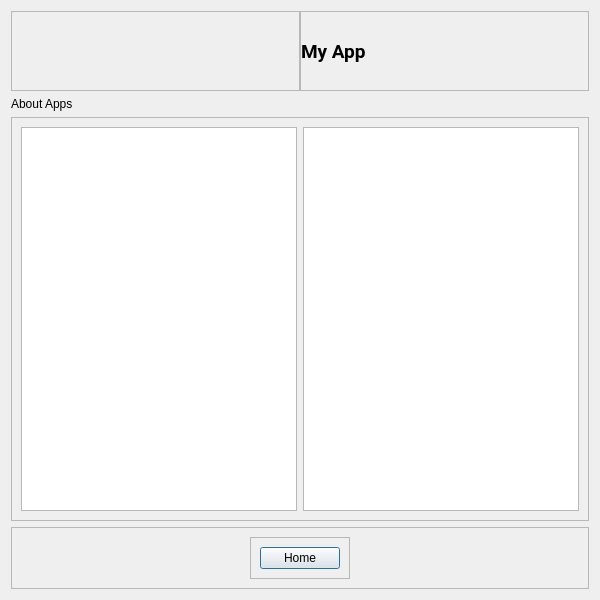
<?xml version="1.0" encoding="UTF-8"?>
<ui version="4.0">
 <class>formAboutDialog</class>
 <widget class="QDialog" name="formAboutDialog">
  <property name="geometry">
   <rect>
    <x>0</x>
    <y>0</y>
    <width>600</width>
    <height>600</height>
   </rect>
  </property>
  <property name="minimumSize">
   <size>
    <width>600</width>
    <height>600</height>
   </size>
  </property>
  <property name="windowTitle">
   <string>About</string>
  </property>
  <layout class="QVBoxLayout" name="verticalLayout">
   <item>
    <layout class="QHBoxLayout" name="horizontalLayout_5">
     <property name="spacing">
      <number>0</number>
     </property>
     <item>
      <widget class="QFrame" name="frame_2">
       <property name="maximumSize">
        <size>
         <width>16777215</width>
         <height>150</height>
        </size>
       </property>
       <property name="frameShape">
        <enum>QFrame::StyledPanel</enum>
       </property>
       <property name="frameShadow">
        <enum>QFrame::Raised</enum>
       </property>
       <layout class="QHBoxLayout" name="horizontalLayout_2">
        <property name="spacing">
         <number>0</number>
        </property>
        <property name="leftMargin">
         <number>0</number>
        </property>
        <property name="topMargin">
         <number>0</number>
        </property>
        <property name="rightMargin">
         <number>0</number>
        </property>
        <property name="bottomMargin">
         <number>0</number>
        </property>
        <item>
         <spacer name="horizontalSpacer_4">
          <property name="orientation">
           <enum>Qt::Horizontal</enum>
          </property>
          <property name="sizeHint" stdset="0">
           <size>
            <width>40</width>
            <height>20</height>
           </size>
          </property>
         </spacer>
        </item>
        <item>
         <widget class="QLabel" name="label_5">
          <property name="sizePolicy">
           <sizepolicy hsizetype="Preferred" vsizetype="Preferred">
            <horstretch>0</horstretch>
            <verstretch>0</verstretch>
           </sizepolicy>
          </property>
          <property name="minimumSize">
           <size>
            <width>78</width>
            <height>78</height>
           </size>
          </property>
          <property name="maximumSize">
           <size>
            <width>78</width>
            <height>78</height>
           </size>
          </property>
          <property name="baseSize">
           <size>
            <width>0</width>
            <height>0</height>
           </size>
          </property>
          <property name="styleSheet">
           <string notr="true">image: url(:/Logo/Artboard 22-75.png);</string>
          </property>
          <property name="text">
           <string/>
          </property>
          <property name="alignment">
           <set>Qt::AlignRight|Qt::AlignTrailing|Qt::AlignVCenter</set>
          </property>
         </widget>
        </item>
       </layout>
      </widget>
     </item>
     <item>
      <widget class="QFrame" name="frame_4">
       <property name="maximumSize">
        <size>
         <width>16777215</width>
         <height>150</height>
        </size>
       </property>
       <property name="frameShape">
        <enum>QFrame::StyledPanel</enum>
       </property>
       <property name="frameShadow">
        <enum>QFrame::Raised</enum>
       </property>
       <layout class="QHBoxLayout" name="horizontalLayout_7">
        <property name="spacing">
         <number>0</number>
        </property>
        <property name="leftMargin">
         <number>0</number>
        </property>
        <property name="topMargin">
         <number>0</number>
        </property>
        <property name="rightMargin">
         <number>0</number>
        </property>
        <property name="bottomMargin">
         <number>0</number>
        </property>
        <item>
         <widget class="QLabel" name="label_6">
          <property name="font">
           <font>
            <family>Roboto</family>
            <pointsize>14</pointsize>
            <weight>75</weight>
            <bold>true</bold>
           </font>
          </property>
          <property name="text">
           <string>My App</string>
          </property>
         </widget>
        </item>
        <item>
         <spacer name="horizontalSpacer_5">
          <property name="orientation">
           <enum>Qt::Horizontal</enum>
          </property>
          <property name="sizeHint" stdset="0">
           <size>
            <width>40</width>
            <height>20</height>
           </size>
          </property>
         </spacer>
        </item>
       </layout>
      </widget>
     </item>
    </layout>
   </item>
   <item>
    <widget class="QLabel" name="label">
     <property name="text">
      <string>About Apps</string>
     </property>
    </widget>
   </item>
   <item>
    <widget class="QFrame" name="frame_5">
     <property name="frameShape">
      <enum>QFrame::StyledPanel</enum>
     </property>
     <property name="frameShadow">
      <enum>QFrame::Raised</enum>
     </property>
     <layout class="QGridLayout" name="gridLayout_2">
      <item row="1" column="1">
       <widget class="QTextEdit" name="lineHelp2"/>
      </item>
      <item row="1" column="0">
       <widget class="QTextEdit" name="lineHelp1"/>
      </item>
     </layout>
    </widget>
   </item>
   <item>
    <widget class="QFrame" name="frame_6">
     <property name="minimumSize">
      <size>
       <width>0</width>
       <height>0</height>
      </size>
     </property>
     <property name="frameShape">
      <enum>QFrame::StyledPanel</enum>
     </property>
     <property name="frameShadow">
      <enum>QFrame::Raised</enum>
     </property>
     <layout class="QHBoxLayout" name="horizontalLayout_8">
      <item>
       <spacer name="horizontalSpacer">
        <property name="orientation">
         <enum>Qt::Horizontal</enum>
        </property>
        <property name="sizeHint" stdset="0">
         <size>
          <width>40</width>
          <height>20</height>
         </size>
        </property>
       </spacer>
      </item>
      <item>
       <widget class="QFrame" name="frame_8">
        <property name="frameShape">
         <enum>QFrame::StyledPanel</enum>
        </property>
        <property name="frameShadow">
         <enum>QFrame::Raised</enum>
        </property>
        <layout class="QGridLayout" name="gridLayout_5">
         <item row="0" column="1">
          <widget class="QPushButton" name="buttonHome">
           <property name="text">
            <string>Home</string>
           </property>
          </widget>
         </item>
        </layout>
       </widget>
      </item>
      <item>
       <spacer name="horizontalSpacer_6">
        <property name="orientation">
         <enum>Qt::Horizontal</enum>
        </property>
        <property name="sizeHint" stdset="0">
         <size>
          <width>40</width>
          <height>20</height>
         </size>
        </property>
       </spacer>
      </item>
     </layout>
    </widget>
   </item>
  </layout>
 </widget>
 <resources>
  <include location="source1.qrc"/>
 </resources>
 <connections/>
</ui>
